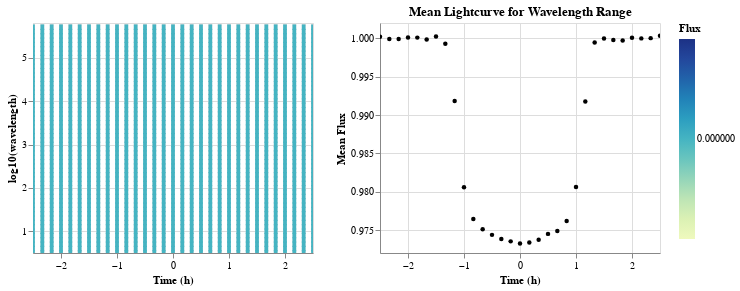

This figure's notebook cell:
### Code cell
alt_imshow(x,y,flux,xlabel='Time (h)',ylabel='log10(wavelength)',zlabel='Flux',ylog=False).display()

### Figure 1 — Vega-Lite specification as saved in the notebook (floating-point values rounded to 4 significant figures; data arrays with more than 128 entries replaced by an {"elided": "..."} marker saying what was removed)
{"config": {"view": {"continuousWidth": 400, "continuousHeight": 300}}, "hconcat": [{"layer": [{"mark": {"type": "rect", "clip": true, "height": 5.556, "width": 3.704}, "encoding": {"color": {"value": "#ddd"}, "tooltip": [{"field": "x", "type": "quantitative"}, {"field": "y", "type": "quantitative"}, {"field": "z", "type": "quantitative"}], "x": {"field": "x", "scale": {"zero": false}, "title": "Time (h)", "type": "quantitative"}, "y": {"field": "y", "scale": {"domain": [0.5, 5.8], "zero": false}, "title": "log10(wavelength)", "type": "quantitative"}}, "height": 230, "selection": {"selector003": {"type": "interval", "encodings": ["y"]}}, "width": 280}, {"mark": {"type": "rect", "clip": true, "height": 5.556, "width": 3.704}, "encoding": {"color": {"field": "z", "scale": {"domain": [NaN, NaN], "zero": false}, "title": "Flux", "type": "quantitative"}, "tooltip": [{"field": "x", "type": "quantitative"}, {"field": "y", "type": "quantitative"}, {"field": "z", "type": "quantitative"}], "x": {"field": "x", "scale": {"zero": false}, "title": "Time (h)", "type": "quantitative"}, "y": {"field": "y", "scale": {"domain": [0.5, 5.8], "zero": false}, "title": "log10(wavelength)", "type": "quantitative"}}, "height": 230, "transform": [{"filter": {"selection": "selector003"}}], "width": 280}]}, {"mark": {"type": "point", "clip": true, "color": "black", "filled": true, "size": 20}, "encoding": {"x": {"field": "x", "scale": {"zero": false}, "title": "Time (h)", "type": "quantitative"}, "y": {"aggregate": "mean", "field": "z", "scale": {"zero": false}, "title": "Mean Flux", "type": "quantitative"}}, "height": 230, "title": "Mean Lightcurve for Wavelength Range", "transform": [{"filter": {"selection": "selector003"}}], "width": 280}], "data": {"name": "data-90ae8e46b5666c7c9a5e1cd90fe55cb1"}, "$schema": "https://vega.github.io/schema/vega-lite/v4.17.0.json", "datasets": {"data-90ae8e46b5666c7c9a5e1cd90fe55cb1": {"elided": "1674 records"}}}
